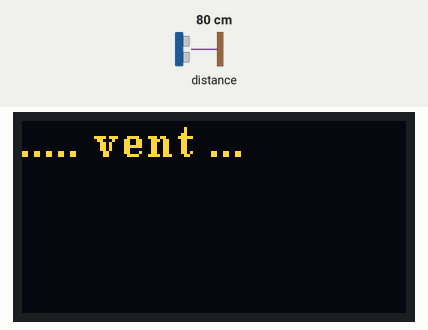
Simulated run of this sketch. Board: Arduino Uno, built with avr-gcc and run on an emulated ATmega328P. On the bench: 128×64 one-colour display. Inputs (shaded band) come from the test bench; at power-on: distance to the obstacle 80 cm. The OLED is the two-colour kind (top 16 rows yellow); what the sketch prints to the serial monitor is not drawn.

Above: at 0.1 s.
At 10.0 s:
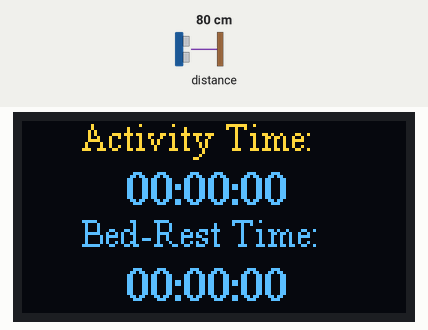
At 72.1 s:
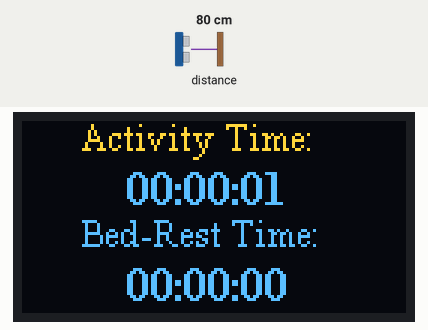

The sketch:

avstand_test_kod.ino
```cpp
// Koden er ikke komplett ennå. Vi sluttet å utvikle koden etter at vi fikk kommentarer fra sykepleiere på sykehuset
// om at de foretrakk M5 Stick. Koden mangler funksjonaliteten til knappene. Ellers fungerer alt som det skal.

// Importer de nødvendige bibliotekene for å definere avstandssensoren og OLED-skjermen og deres relaterte funksjoner
#include "Adafruit_VL53L0X.h"
#include <Wire.h>
#include "SSD1306Ascii.h"
#include "SSD1306AsciiWire.h"
#define I2C_ADDRESS 0x3C
#define RST_PIN -1

// Definere avstandssensoren og OLED-skjermen
SSD1306AsciiWire oled;
Adafruit_VL53L0X lox = Adafruit_VL53L0X();

//Noen nødvendige variabler for å finne avstand og gjennomsnitt
int gjennomsnitt = 0;
int terskel = 0; // den grense avstand som skal bestemme om det finnes noen på senge eller ikke
const int antalAvlesninger = 100;  // antall avlesninger som skal brukes i rullende gjennomsnitt
int totalAvstand = 0;
int n = 0;        // current index in sample array

//Noen nødvendige variabler for å finne inaktiv og aktiv tid
unsigned long tid = 0;
unsigned long aktiv = 0;
unsigned long inaktiv = 0;

// Den tar to parametere den inaktiv og aktiv tiden i millisekunder,
// og konverterer den til timer, minutter og sekunder, og viser den på skjermen
void printResultat(unsigned long inaktiv,unsigned long aktiv){
  oled.clear();
  oled.setFont(TimesNewRoman13);
  oled.setCursor(20, 20);
  oled.println("Activity Time:");
  oled.setFont(TimesNewRoman16_bold);
  oled.setCursor(35, 40);
  oled.printf("%02d:%02d:%02d", aktiv/3600000, ((aktiv/1000)%3600) / 60, (aktiv/1000) % 60);

  oled.setCursor(1, 60);
  oled.println("");

  oled.setFont(TimesNewRoman13);
  oled.setCursor(20, 60);
  oled.println("Bed-Rest Time: ");
  oled.setFont(TimesNewRoman16_bold);
  oled.setCursor(35, 80);
  oled.printf("%02d:%02d:%02d", inaktiv/3600000, ((inaktiv/1000)%3600) / 60, (inaktiv/1000) % 60);
  }

// den tar /antalAvlesninger/ avlesning av sensoren og finner gjennomsnitten
int gjennomsnitt_avstand(){
  totalAvstand = 0;
  n = 0;
  while(n < antalAvlesninger){
    totalAvstand += lox.readRange();
    n++;
    delay(1);
  }
  return totalAvstand / n;
}


// Den kjører en gang ved oppstart av programmet
// Den sette opp og initialisere forskjellige komponenter og variabler som vi trenger for å kjøre programmet.
void setup() {
    // Vent på seriell tilkobling før programmet starter
  Serial.begin(115200);
    while (! Serial) {
    delay(1);
  }
  Serial.println("Adafruit VL53L0X test.");

  // Start LIDAR-sensor og sjekk at den fungerer
  if (!lox.begin()) {
    Serial.println(F("Failed to boot VL53L0X"));
    while(1);
  }

  lox.startRangeContinuous();

  // Initialiser OLED-skjermen
  Wire.begin();
  Wire.setClock(400000L);
  #if RST_PIN >= 0
    oled.begin(&Adafruit128x64, I2C_ADDRESS, RST_PIN);
  #else // RST_PIN >= 0
    oled.begin(&Adafruit128x64, I2C_ADDRESS);
  #endif // RST_PIN >= 0

  oled.setFont(TimesNewRoman16_bold);
  oled.setLetterSpacing(2);
  oled.clear();
  oled.println("..... vent ...");

//finn terskel for avstand
  int n = 0;
  int sum = 0;
  while(n < 300){
      sum += lox.readRange();
      n++;
  }
  terskel = sum/n;
}


void loop() {
  printResultat(inaktiv, aktiv);
  tid = millis();
  gjennomsnitt = gjennomsnitt_avstand();

  // Så lenge avstanden mellom sengen og gulvet er større enn terskelen, skal telle aktivitetstiden (pasienten er ute av sengen)
  while (gjennomsnitt > terskel-5) {
    gjennomsnitt = gjennomsnitt_avstand();
    aktiv += millis() - tid;
    tid = millis();
    printResultat(inaktiv, aktiv);
  }

  //  Så lenge avstanden mellom sengen og gulvet er mindre enn terskelen, skal telle inaktivitet (pasienten er i sengen)
  while (gjennomsnitt <= terskel-5) {
    gjennomsnitt = gjennomsnitt_avstand();
    inaktiv += millis() - tid;
    tid = millis();
    printResultat(inaktiv, aktiv);
  }
  }
```

Measured:
- what the display in image 1 shows lasts 62.1 s, from 10.0 s to 72.1 s
